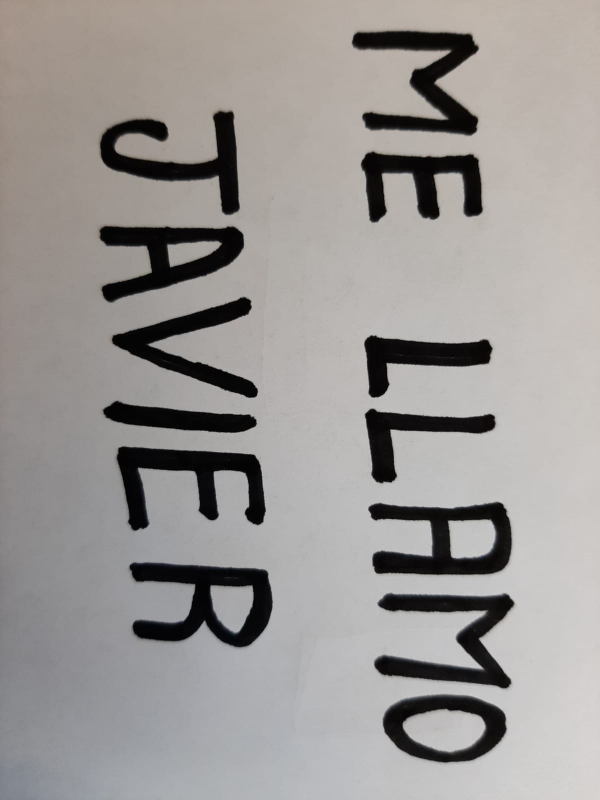
#> input picture data/images/WhatsApp Image 2023-11-21 at 16.54.56.jpeg, 1200 x 1600 px, given in place of WhatsApp Image 2023-11-17 at 12.19.16.jpeg, which was not available (shown at 1/2 size)
$ jupyter execute --allow-errors Prueba_OCRs._mateo_mod.ipynb   (text cells are left out)
#> lines starting #> are read from the running program, lines starting #| are printed output that depends on the picture; after the words box and inside, x2 and y2 are one past the last pixel; in counts of white or black regions, pixels touching at a corner belong together; pictures that were not available may be replaced by others from this repository, and a replacement may not be noted
[cell 1]
import pywt
import pywt.data
from PIL import Image
import numpy as np
import cv2 # Para leer imagenes y meterles bordes, contornos y cosas
from google.colab.patches import cv2_imshow
import matplotlib.pyplot as plt
import shutil
import os
import random
try:
 from PIL import Image
except ImportError:
 import Image

from google.colab import files

uploaded = files.upload()
#> the answer given: WhatsApp Image 2023-11-21 at 16.54.56.jpeg

[cell 2]
folder_path = '/fotos'
folder_name = "fotos"

if os.path.exists(folder_path):
    shutil.rmtree(folder_path)
    print(f"La carpeta {folder_path} ha sido eliminada.")

else:
    print(f"La carpeta {folder_path} no existe.")

if not os.path.exists(folder_path):
    os.makedirs(folder_path)

[cell 3]
image_path_in_colab="/content/WhatsApp Image 2023-11-17 at 12.19.16.jpeg"

image = cv2.imread(image_path_in_colab)
#> image is the input picture: shape (1600, 1200, 3); mean B, G, R 149.1, 151.2, 154.5

gray = cv2.cvtColor(image, cv2.COLOR_BGR2GRAY)

[cell 4]
edged_image = cv2.Canny(gray, threshold1=30, threshold2=100)
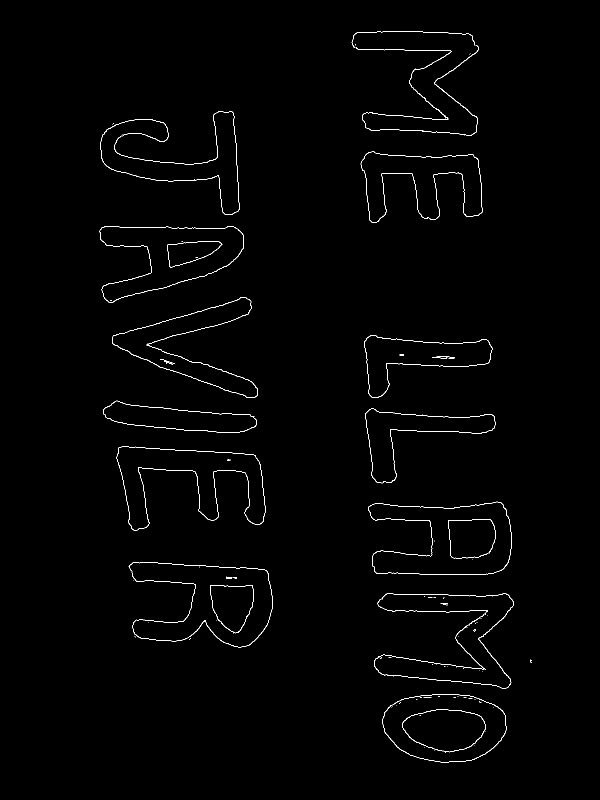
#> edged_image: shape (1600, 1200) (shown at 1/2 size); 0.84% white in thin lines or dots, all inside (x1, y1, x2, y2) = (199, 62, 1063, 1525)

[cell 5]
regiones_recortadas = []
areas=[]
_, labels, stats, centroids = cv2.connectedComponentsWithStats(edged_image)
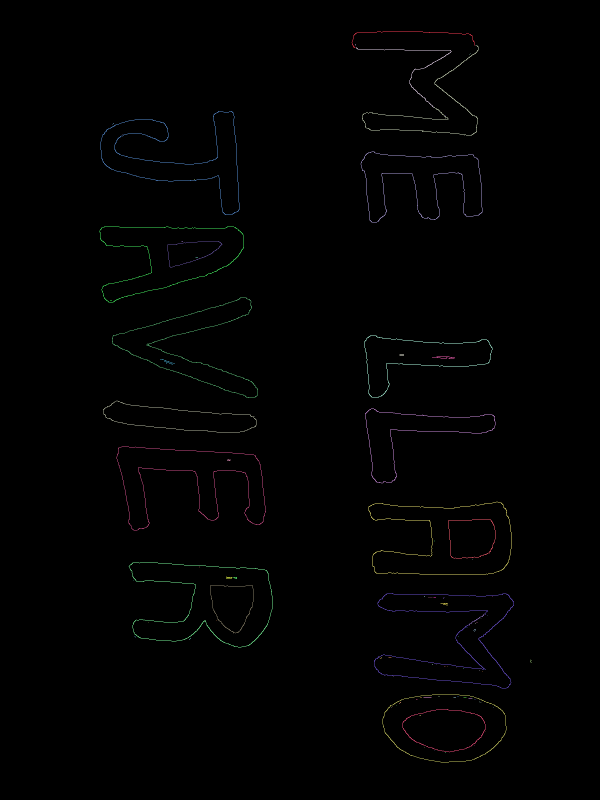
#> labels: shape (1600, 1200) int32 (shown at 1/2 size); 92 distinct labels, from 0 to 91; one colour per label, 0 black
#> stats = 92 rows, first 6: [0, 0, 1200, 1600, 1903792], [703, 62, 247, 34, 301], [710, 89, 2, 2, 3], [724, 90, 234, 182, 846], [712, 94, 191, 122, 431], [939, 107, 2, 2, 2]; centroids = 92 pairs, first value 221.5 to 1061.1, second value 67.89 to 1505

for i, stat in enumerate(stats):
    area = stat[cv2.CC_STAT_AREA]

    if area > 100 and area < 700:
        areas.append(area)

        x, y, w, h = stat[cv2.CC_STAT_LEFT], stat[cv2.CC_STAT_TOP], stat[cv2.CC_STAT_WIDTH], stat[cv2.CC_STAT_HEIGHT]

        roi = edged_image[y:y+h, x:x+w]
        centroide = centroids[i]
        regiones_recortadas.append((roi, centroide))
#> this loop made 92 passes
#> (stat, area, x, y, w, h, centroide) on passes 2, 5, 15, 23, 28, 37: ([703, 62, 247, 34, 301], 301, 703, 62, 247, 34, [821, 67.89]), ([712, 94, 191, 122, 431], 431, 712, 94, 191, 122, [830.4, 129.6]), ([334, 482, 111, 53, 292], 292, 334, 482, 111, 53, [385.8, 502.4]), ([206, 801, 308, 65, 681], 681, 206, 801, 308, 65, [357.3, 836.6]), ([896, 1038, 96, 79, 325], 325, 896, 1038, 96, 79, [942.6, 1075.6]), ([420, 1170, 88, 97, 344], 344, 420, 1170, 88, 97, [464.3, 1212.4])
#> (area, x, y, w, h, centroide) on pass 86: (463, 805, 1418, 167, 87, [889, 1458.4])
#> pass 2, `roi = edged_image[y:y+h, x:x+w]`:
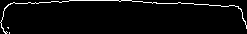
#> roi: shape (34, 247); 3.6% white in thin lines or dots
#> after the loop, areas = [301, 431, 292, 681, 325, 344, 463]; regiones_recortadas = 7 items

[cell 6]
indices = list(range(1, len(areas)))
#> indices = [1, 2, 3, 4, 5, 6]

indices_ordenados = sorted(indices, key=lambda i: areas[i - 1], reverse=True)
#> indices_ordenados = [4, 2, 6, 5, 1, 3]

regiones_recortadas = [regiones_recortadas[i] for i in indices_ordenados]
#> regiones_recortadas = 6 items

distancia_minima = 40

regiones_finales = []
centroides_procesados = []

for region, centroide in regiones_recortadas:
    duplicada = False
    for centroide_procesado in centroides_procesados:
        distancia = np.sqrt(((centroide[0] - centroide_procesado[0]) ** 2) + ((centroide[1] - centroide_procesado[1]) ** 2))
        if distancia < distancia_minima:
            duplicada = True
            break

    if not duplicada:
        regiones_finales.append((region, centroide))
        centroides_procesados.append(centroide)
#> this loop made 6 passes
#> centroide on passes 1 to 6: [942.6, 1075.6], [385.8, 502.4], [889, 1458.4], [464.3, 1212.4], [830.4, 129.6], [357.3, 836.6]
#> after the loop, centroides_procesados = [[942.6, 1075.6], [385.8, 502.4], [889, 1458.4], [464.3, 1212.4], [830.4, 129.6], [357.3, 836.6]]; regiones_finales = 6 items

regiones_finales = sorted(regiones_finales, key=lambda x: (x[1][0], x[1][1]))
